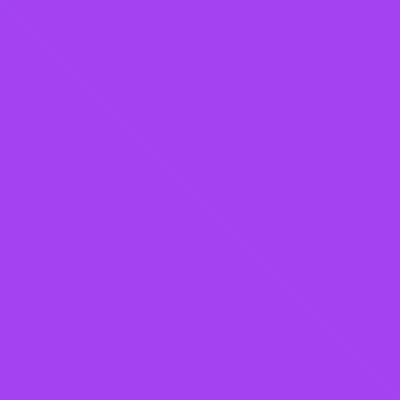
Frame 1 (no input)
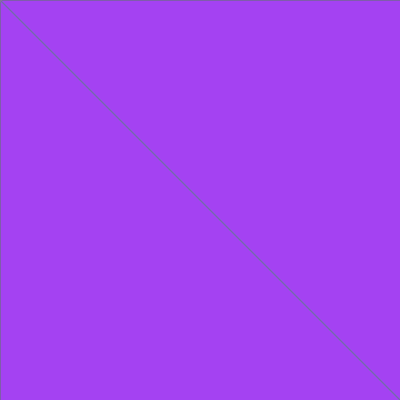
Frame 60 (the mouse pressed at the canvas centre just before this capture)
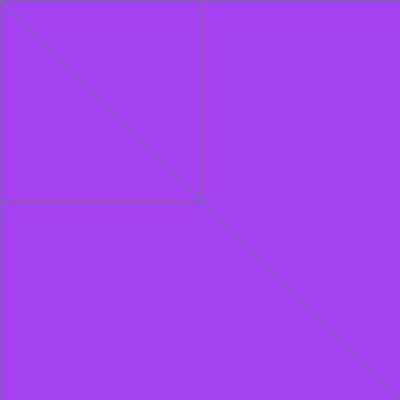
Frame 120 (the mouse held since frame 60 and released just before this capture)

The Processing sketch that drew these frames (run headless with seeded random() and noise(); from frame 60 on, the mouse is pressed at the canvas centre):

// Processing sketch: processing_4248
// ── processing_4248.pde

//Created By Stephen Wang
//Modified based on Riley Galloway's Laser Draw
//Credit to Riley Galloway
//http://www.openprocessing.org/visuals/?visualID=1915

float[][] a=new float[40][2];

void setup() { 
  size(400,400); 
  background(random(0,255),random(0,255),random(0,255),30); 
} 
 
void draw() { 
  lines(mouseX, mouseY, pmouseX, pmouseY); 
} 
 
void lines(int x, int y, int px, int py) { 
  if (mousePressed == true) { 
    stroke(random(0,255),random(0,255),random(0,255),20); 
    line(0,y,x,y); 
    line(x,0,x,y);
  }
  else if(mousePressed == true) { 
    stroke(random(0,255),random(0,255),random(0,255),20); 
    line(0,y,x,y); 
    line(0,0,x,y);
  }
   else {
    stroke(random(0,255),random(0,255),random(0,255),5); 
    line(0,0,x,y);
    line(400,0,x,y);
    line(0,400,x,y);
    line(400,400,x,y);
   
  } 
} 
